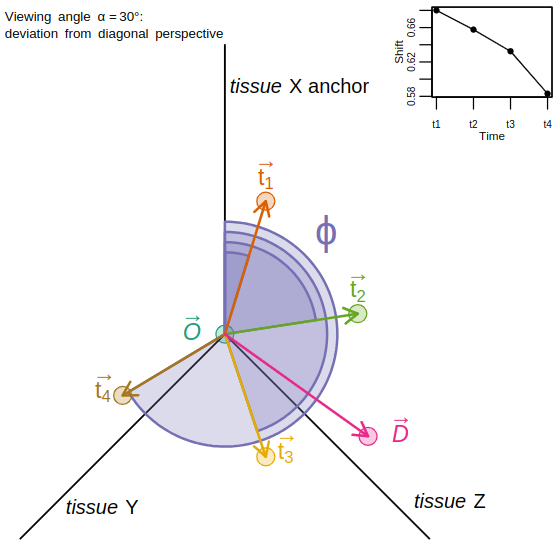

Write R code to recreate this figure.
require(circlize)
require(RColorBrewer)
require(latex2exp)

# Helper function
addAlpha <- function(col, alpha = .25) {
  apply(sapply(col, col2rgb) / 255, 2, function(x)
    rgb(x[1], x[2], x[3], alpha = alpha))
}

# Colors
colors <- brewer.pal(7, "Dark2")
alpha.cols <- sapply(colors, addAlpha)

# Output PDF
pdf('timeSeriesTissueClock.pdf', width = 5, height = 5)

# Setup main plot
par(mar = c(1, 1, 1, 1))
plot(
  NA,
  xlim = c(0, 2.5),
  ylim = c(0, 2.5),
  axes = FALSE,
  xlab = '',
  ylab = '',
  asp = 1
)

legend(
  x = -.2,
  y = 2.63,
  legend = c(TeX('$Viewing \\ angle \\ \\alpha = 30 \\degree :$'),
    TeX('$deviation\\ from\\ diagonal\\ perspective$')),
  bty = "n",
  cex = 0.7
)

# Center point O
O <- c(1, 1)
points(O[1], O[2], bg = alpha.cols[1], col = colors[1], pch = 21, cex = 2)
text(O[1], O[2], label = TeX('$\\textit{O}$'), pos = 2, offset = 1, col = colors[1], cex = 1.2)
text(O[1] + .04, O[2] + .08, label = TeX('$\\rightarrow$'), pos = 2, offset = 1, col = colors[1], cex = 1.2)

# Point D
D <- c(1.7, 0.5)
points(D[1], D[2], bg = alpha.cols[4], col = colors[4], pch = 21, cex = 2)
text(D[1], D[2], label = TeX('$\\textit{D}$'), pos = 4, offset = 1, col = colors[4], cex = 1.2)
text(D[1] - .04, D[2] + .08, label = TeX('$\\rightarrow$'), pos = 4, offset = 1, col = colors[4], cex = 1.2)


# Triangle for tissue space
lines(c(1, 1), c(1, (1 + sqrt(2))), col = "black", lwd = 1.5)  # to tissue X
lines(c(1, 2), c(1, 0), col = "black", lwd = 1.5)              # to tissue Z
lines(c(1, 0), c(1, 0), col = "black", lwd = 1.5)              # to tissue Y

# Tissue labels
text(1, 2.2, label = TeX('\\textit{tissue} X anchor'), pos = 4, offset = .2, cex = 1.0)
text(0.4, 0, label = TeX('\\textit{tissue} Y'), pos = 3, offset = 1, cex = 1.0)
text(2.1, 0, label = TeX('\\textit{tissue} Z'), pos = 3, offset = 1.25, cex = 1.0)

# Define 4 time points relative to O
clock_pts <- list(
  t1 = O + c(0.2, 0.65),
  t2 = O + c(0.65, 0.1),
  t3 = O + c(0.2, -0.6),
  t4 = O + c(-0.5, -0.3)
)

# Vector from O to t1 and t2
anch <- c(0, 1)
v1 <- clock_pts$t1 - O
v2 <- clock_pts$t2 - O

# Angle in degrees between v1 and v2
angle_rad <- acos(sum(v1 * v2) / (sqrt(sum(v1^2)) * sqrt(sum(v2^2))))
angle_deg <- angle_rad * (180 / pi)

# Draw arc representing phi
draw.sector(
  start.degree = atan2(anch[2], anch[1]) * 180 / pi,
  end.degree   = atan2(v1[2], v1[1]) * 180 / pi,
  clock.wise = TRUE,
  center = O,
  border = colors[[3]],
  col = alpha.cols[[3]],
  lwd = 2,
  rou1 = 0.4
)

draw.sector(
  start.degree = atan2(anch[2], anch[1]) * 180 / pi,
  end.degree   = atan2(v2[2], v2[1]) * 180 / pi,
  clock.wise = TRUE,
  center = O,
  border = colors[[3]],
  col = alpha.cols[[3]],
  lwd = 2,
  rou1 = 0.45
)

v3 <- clock_pts$t3 - O
draw.sector(
  start.degree = atan2(anch[2], anch[1]) * 180 / pi,
  end.degree   = atan2(v3[2], v3[1]) * 180 / pi,
  clock.wise = TRUE,
  center = O,
  border = colors[[3]],
  col = alpha.cols[[3]],
  lwd = 2,
  rou1 = 0.5
)

v4 <- clock_pts$t4 - O
draw.sector(
  start.degree = atan2(anch[2], anch[1]) * 180 / pi,
  end.degree   = atan2(v4[2], v4[1]) * 180 / pi,
  clock.wise = TRUE,
  center = O,
  border = colors[[3]],
  col = alpha.cols[[3]],
  lwd = 2,
  rou1 = 0.55
)

# Place φ label approximately between v1 and v2
mid_angle <- atan2(v1[2] + v2[2], v1[1] + v2[1])
label_pos <- O + 0.4 * c(cos(mid_angle), sin(mid_angle))
text(label_pos[1] + .2, label_pos[2] + .2,
     label = TeX('$\\varphi$'),
     col = colors[[3]],
     cex = 2)


# Plot time point vectors from O
vec_colors <- c(
  colors[[2]],
  colors[[5]],
  colors[[6]],
  colors[[7]]
)

vec_alpha.cols <- c(
  alpha.cols[[2]],
  alpha.cols[[5]],
  alpha.cols[[6]],
  alpha.cols[[7]]
)

# Draw vectors
i <- 1
for (tp in names(clock_pts)) {
  pt <- clock_pts[[tp]]
  arrows(O[1], O[2], pt[1], pt[2],
         col = vec_colors[i],
         lwd = 2,
         length = 0.13)
  points(pt[1], pt[2], pch = 21, bg = vec_alpha.cols[[i]], col = vec_colors[i], cex = 2)
  i <- i + 1
}
# Labels for vectors
text(clock_pts[[1]][1], clock_pts[[1]][2], label = TeX(paste0('$t_', 1, '$')), pos = 3, col = vec_colors[1], cex = 1.2)
text(clock_pts[[2]][1], clock_pts[[2]][2], label = TeX(paste0('$t_', 2, '$')), pos = 3, col = vec_colors[2], cex = 1.2)
text(clock_pts[[3]][1], clock_pts[[3]][2], label = TeX(paste0('$t_', 3, '$')), pos = 4, col = vec_colors[3], cex = 1.2)
text(clock_pts[[4]][1], clock_pts[[4]][2], label = TeX(paste0('$t_', 4, '$')), pos = 2, col = vec_colors[4], cex = 1.2)

text(clock_pts[[1]][1], clock_pts[[1]][2] + .1, label = TeX('$\\rightarrow$'), pos = 3, col = vec_colors[1], cex = 1.2)
text(clock_pts[[2]][1], clock_pts[[2]][2] + .1, label = TeX('$\\rightarrow$'), pos = 3, col = vec_colors[2], cex = 1.2)
text(clock_pts[[3]][1] - .04, clock_pts[[3]][2] + .09, label = TeX('$\\rightarrow$'), pos = 4, col = vec_colors[3], cex = 1.2)
text(clock_pts[[4]][1] + .05, clock_pts[[4]][2] + .09, label = TeX('$\\rightarrow$'), pos = 2, col = vec_colors[4], cex = 1.2)

# Vector O to D
arrows(
  O[1], O[2], D[1], D[2],
  col = colors[4],
  lwd = 2,
  length = 0.13
)

# Mini plot in top right (distance vs time)
par(fig = c(0.6, 1, 0.65, 1), new = TRUE)
distances <- sapply(clock_pts, function(pt) sqrt(sum((pt - O)^2)))
par(mgp = c(1, 0.5, 0))
par(mar = c(4,4,1,1))

plot(
  1:4,
  distances,
  type = "l",
  pch = 16,
  xaxt = "n",
  ylab = "Shift",
  xlab = "Time",
  main = "",
  col = "black",
  cex.axis = 0.5,
  cex.lab = 0.6
)
axis(1, at = 1:4, labels = paste0("t", 1:4), cex.axis = 0.5)
points(1:4, distances, pch = 16, cex = .7, col = "black")
box()

dev.off()
